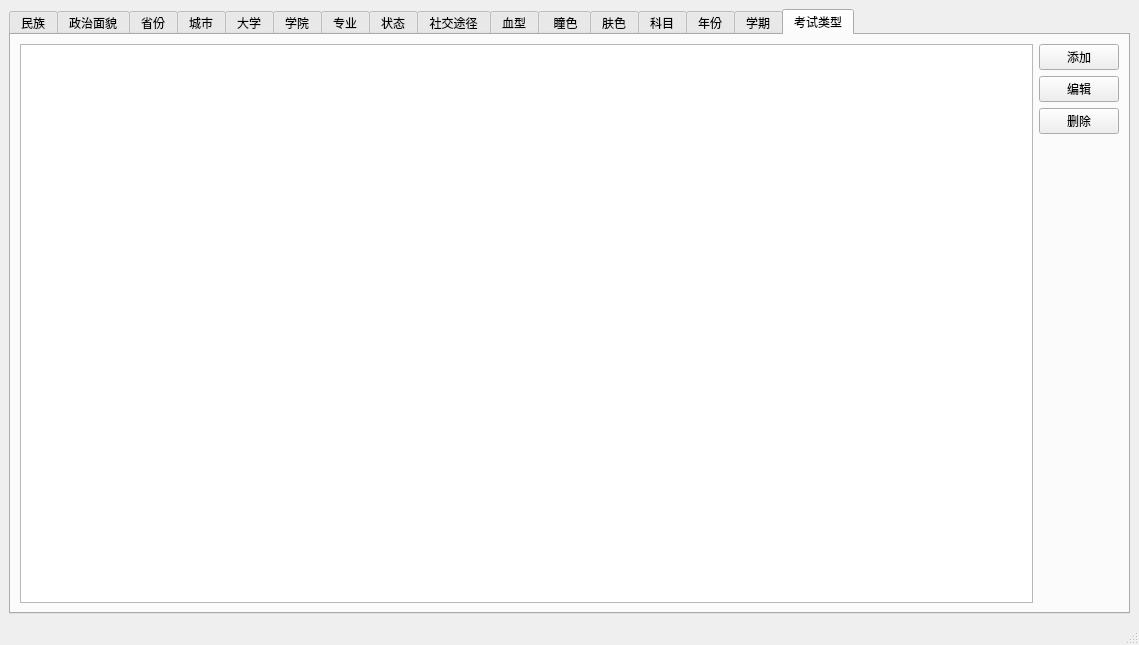
<?xml version="1.0" encoding="UTF-8"?>
<ui version="4.0">
 <class>DataDictionary</class>
 <widget class="QMainWindow" name="DataDictionary">
  <property name="geometry">
   <rect>
    <x>0</x>
    <y>0</y>
    <width>1139</width>
    <height>645</height>
   </rect>
  </property>
  <property name="windowTitle">
   <string>MainWindow</string>
  </property>
  <widget class="QWidget" name="centralwidget">
   <layout class="QHBoxLayout" name="horizontalLayout">
    <item>
     <widget class="QTabWidget" name="tabWidget">
      <property name="currentIndex">
       <number>15</number>
      </property>
      <widget class="QWidget" name="tab_17">
       <attribute name="title">
        <string>民族</string>
       </attribute>
       <layout class="QHBoxLayout" name="horizontalLayout_4">
        <item>
         <widget class="QListWidget" name="listWidget_nation"/>
        </item>
        <item>
         <layout class="QVBoxLayout" name="verticalLayout_3">
          <item>
           <widget class="QPushButton" name="pushButton_addNation">
            <property name="text">
             <string>添加</string>
            </property>
           </widget>
          </item>
          <item>
           <widget class="QPushButton" name="pushButton_editNation">
            <property name="text">
             <string>编辑</string>
            </property>
           </widget>
          </item>
          <item>
           <widget class="QPushButton" name="pushButton_deleteNation">
            <property name="text">
             <string>删除</string>
            </property>
           </widget>
          </item>
          <item>
           <spacer name="verticalSpacer_3">
            <property name="orientation">
             <enum>Qt::Vertical</enum>
            </property>
            <property name="sizeHint" stdset="0">
             <size>
              <width>20</width>
              <height>40</height>
             </size>
            </property>
           </spacer>
          </item>
         </layout>
        </item>
       </layout>
      </widget>
      <widget class="QWidget" name="tab_16">
       <attribute name="title">
        <string>政治面貌</string>
       </attribute>
       <layout class="QHBoxLayout" name="horizontalLayout_5">
        <item>
         <widget class="QListWidget" name="listWidget_political"/>
        </item>
        <item>
         <layout class="QVBoxLayout" name="verticalLayout_4">
          <item>
           <widget class="QPushButton" name="pushButton_addPolitical">
            <property name="text">
             <string>添加</string>
            </property>
           </widget>
          </item>
          <item>
           <widget class="QPushButton" name="pushButton_editPolitical">
            <property name="text">
             <string>编辑</string>
            </property>
           </widget>
          </item>
          <item>
           <widget class="QPushButton" name="pushButton_deletePolitical">
            <property name="text">
             <string>删除</string>
            </property>
           </widget>
          </item>
          <item>
           <spacer name="verticalSpacer_4">
            <property name="orientation">
             <enum>Qt::Vertical</enum>
            </property>
            <property name="sizeHint" stdset="0">
             <size>
              <width>20</width>
              <height>40</height>
             </size>
            </property>
           </spacer>
          </item>
         </layout>
        </item>
       </layout>
      </widget>
      <widget class="QWidget" name="tab">
       <attribute name="title">
        <string>省份</string>
       </attribute>
       <layout class="QHBoxLayout" name="horizontalLayout_2">
        <item>
         <widget class="QListWidget" name="listWidget_province"/>
        </item>
        <item>
         <layout class="QVBoxLayout" name="verticalLayout">
          <item>
           <widget class="QPushButton" name="pushButton_addProvince">
            <property name="text">
             <string>添加</string>
            </property>
           </widget>
          </item>
          <item>
           <widget class="QPushButton" name="pushButton_editProvince">
            <property name="text">
             <string>编辑</string>
            </property>
           </widget>
          </item>
          <item>
           <widget class="QPushButton" name="pushButton_deleteProvince">
            <property name="text">
             <string>删除</string>
            </property>
           </widget>
          </item>
          <item>
           <spacer name="verticalSpacer">
            <property name="orientation">
             <enum>Qt::Vertical</enum>
            </property>
            <property name="sizeHint" stdset="0">
             <size>
              <width>20</width>
              <height>40</height>
             </size>
            </property>
           </spacer>
          </item>
         </layout>
        </item>
       </layout>
      </widget>
      <widget class="QWidget" name="tab_2">
       <attribute name="title">
        <string>城市</string>
       </attribute>
       <layout class="QHBoxLayout" name="horizontalLayout_6">
        <item>
         <widget class="QListWidget" name="listWidget_city"/>
        </item>
        <item>
         <layout class="QVBoxLayout" name="verticalLayout_5">
          <item>
           <widget class="QPushButton" name="pushButton_addCity">
            <property name="text">
             <string>添加</string>
            </property>
           </widget>
          </item>
          <item>
           <widget class="QPushButton" name="pushButton_editCity">
            <property name="text">
             <string>编辑</string>
            </property>
           </widget>
          </item>
          <item>
           <widget class="QPushButton" name="pushButton_deleteCity">
            <property name="text">
             <string>删除</string>
            </property>
           </widget>
          </item>
          <item>
           <spacer name="verticalSpacer_5">
            <property name="orientation">
             <enum>Qt::Vertical</enum>
            </property>
            <property name="sizeHint" stdset="0">
             <size>
              <width>20</width>
              <height>40</height>
             </size>
            </property>
           </spacer>
          </item>
         </layout>
        </item>
       </layout>
      </widget>
      <widget class="QWidget" name="tab_3">
       <attribute name="title">
        <string>大学</string>
       </attribute>
       <layout class="QHBoxLayout" name="horizontalLayout_7">
        <item>
         <widget class="QListWidget" name="listWidget_university"/>
        </item>
        <item>
         <layout class="QVBoxLayout" name="verticalLayout_6">
          <item>
           <widget class="QPushButton" name="pushButton_addUniversity">
            <property name="text">
             <string>添加</string>
            </property>
           </widget>
          </item>
          <item>
           <widget class="QPushButton" name="pushButton_editUniversity">
            <property name="text">
             <string>编辑</string>
            </property>
           </widget>
          </item>
          <item>
           <widget class="QPushButton" name="pushButton_deleteUniversity">
            <property name="text">
             <string>删除</string>
            </property>
           </widget>
          </item>
          <item>
           <spacer name="verticalSpacer_6">
            <property name="orientation">
             <enum>Qt::Vertical</enum>
            </property>
            <property name="sizeHint" stdset="0">
             <size>
              <width>20</width>
              <height>40</height>
             </size>
            </property>
           </spacer>
          </item>
         </layout>
        </item>
       </layout>
      </widget>
      <widget class="QWidget" name="tab_4">
       <attribute name="title">
        <string>学院</string>
       </attribute>
       <layout class="QHBoxLayout" name="horizontalLayout_8">
        <item>
         <widget class="QListWidget" name="listWidget_college"/>
        </item>
        <item>
         <layout class="QVBoxLayout" name="verticalLayout_7">
          <item>
           <widget class="QPushButton" name="pushButton_addCollege">
            <property name="text">
             <string>添加</string>
            </property>
           </widget>
          </item>
          <item>
           <widget class="QPushButton" name="pushButton_editCollege">
            <property name="text">
             <string>编辑</string>
            </property>
           </widget>
          </item>
          <item>
           <widget class="QPushButton" name="pushButton_deleteCollege">
            <property name="text">
             <string>删除</string>
            </property>
           </widget>
          </item>
          <item>
           <spacer name="verticalSpacer_7">
            <property name="orientation">
             <enum>Qt::Vertical</enum>
            </property>
            <property name="sizeHint" stdset="0">
             <size>
              <width>20</width>
              <height>40</height>
             </size>
            </property>
           </spacer>
          </item>
         </layout>
        </item>
       </layout>
      </widget>
      <widget class="QWidget" name="tab_5">
       <attribute name="title">
        <string>专业</string>
       </attribute>
       <layout class="QHBoxLayout" name="horizontalLayout_9">
        <item>
         <widget class="QListWidget" name="listWidget_profession"/>
        </item>
        <item>
         <layout class="QVBoxLayout" name="verticalLayout_8">
          <item>
           <widget class="QPushButton" name="pushButton_addProfession">
            <property name="text">
             <string>添加</string>
            </property>
           </widget>
          </item>
          <item>
           <widget class="QPushButton" name="pushButton_editProfession">
            <property name="text">
             <string>编辑</string>
            </property>
           </widget>
          </item>
          <item>
           <widget class="QPushButton" name="pushButton_deleteProfession">
            <property name="text">
             <string>删除</string>
            </property>
           </widget>
          </item>
          <item>
           <spacer name="verticalSpacer_8">
            <property name="orientation">
             <enum>Qt::Vertical</enum>
            </property>
            <property name="sizeHint" stdset="0">
             <size>
              <width>20</width>
              <height>40</height>
             </size>
            </property>
           </spacer>
          </item>
         </layout>
        </item>
       </layout>
      </widget>
      <widget class="QWidget" name="tab_6">
       <attribute name="title">
        <string>状态</string>
       </attribute>
       <layout class="QHBoxLayout" name="horizontalLayout_10">
        <item>
         <widget class="QListWidget" name="listWidget_status"/>
        </item>
        <item>
         <layout class="QVBoxLayout" name="verticalLayout_9">
          <item>
           <widget class="QPushButton" name="pushButton_addStatus">
            <property name="text">
             <string>添加</string>
            </property>
           </widget>
          </item>
          <item>
           <widget class="QPushButton" name="pushButton_editStatus">
            <property name="text">
             <string>编辑</string>
            </property>
           </widget>
          </item>
          <item>
           <widget class="QPushButton" name="pushButton_deleteStatus">
            <property name="text">
             <string>删除</string>
            </property>
           </widget>
          </item>
          <item>
           <spacer name="verticalSpacer_9">
            <property name="orientation">
             <enum>Qt::Vertical</enum>
            </property>
            <property name="sizeHint" stdset="0">
             <size>
              <width>20</width>
              <height>40</height>
             </size>
            </property>
           </spacer>
          </item>
         </layout>
        </item>
       </layout>
      </widget>
      <widget class="QWidget" name="tab_7">
       <attribute name="title">
        <string>社交途径</string>
       </attribute>
       <layout class="QHBoxLayout" name="horizontalLayout_11">
        <item>
         <widget class="QListWidget" name="listWidget_socialStatus"/>
        </item>
        <item>
         <layout class="QVBoxLayout" name="verticalLayout_10">
          <item>
           <widget class="QPushButton" name="pushButton_addSocialStatus">
            <property name="text">
             <string>添加</string>
            </property>
           </widget>
          </item>
          <item>
           <widget class="QPushButton" name="pushButton_editSocialStatus">
            <property name="text">
             <string>编辑</string>
            </property>
           </widget>
          </item>
          <item>
           <widget class="QPushButton" name="pushButton_deleteSocialStatus">
            <property name="text">
             <string>删除</string>
            </property>
           </widget>
          </item>
          <item>
           <spacer name="verticalSpacer_10">
            <property name="orientation">
             <enum>Qt::Vertical</enum>
            </property>
            <property name="sizeHint" stdset="0">
             <size>
              <width>20</width>
              <height>40</height>
             </size>
            </property>
           </spacer>
          </item>
         </layout>
        </item>
       </layout>
      </widget>
      <widget class="QWidget" name="tab_8">
       <attribute name="title">
        <string>血型</string>
       </attribute>
       <layout class="QHBoxLayout" name="horizontalLayout_12">
        <item>
         <widget class="QListWidget" name="listWidget_blood"/>
        </item>
        <item>
         <layout class="QVBoxLayout" name="verticalLayout_11">
          <item>
           <widget class="QPushButton" name="pushButton_addBlood">
            <property name="text">
             <string>添加</string>
            </property>
           </widget>
          </item>
          <item>
           <widget class="QPushButton" name="pushButton_editBlood">
            <property name="text">
             <string>编辑</string>
            </property>
           </widget>
          </item>
          <item>
           <widget class="QPushButton" name="pushButton_deleteBlood">
            <property name="text">
             <string>删除</string>
            </property>
           </widget>
          </item>
          <item>
           <spacer name="verticalSpacer_11">
            <property name="orientation">
             <enum>Qt::Vertical</enum>
            </property>
            <property name="sizeHint" stdset="0">
             <size>
              <width>20</width>
              <height>40</height>
             </size>
            </property>
           </spacer>
          </item>
         </layout>
        </item>
       </layout>
      </widget>
      <widget class="QWidget" name="tab_9">
       <attribute name="title">
        <string> 瞳色</string>
       </attribute>
       <layout class="QHBoxLayout" name="horizontalLayout_13">
        <item>
         <widget class="QListWidget" name="listWidget_eye"/>
        </item>
        <item>
         <layout class="QVBoxLayout" name="verticalLayout_12">
          <item>
           <widget class="QPushButton" name="pushButton_addEye">
            <property name="text">
             <string>添加</string>
            </property>
           </widget>
          </item>
          <item>
           <widget class="QPushButton" name="pushButton_editEye">
            <property name="text">
             <string>编辑</string>
            </property>
           </widget>
          </item>
          <item>
           <widget class="QPushButton" name="pushButton_deleteEye">
            <property name="text">
             <string>删除</string>
            </property>
           </widget>
          </item>
          <item>
           <spacer name="verticalSpacer_12">
            <property name="orientation">
             <enum>Qt::Vertical</enum>
            </property>
            <property name="sizeHint" stdset="0">
             <size>
              <width>20</width>
              <height>40</height>
             </size>
            </property>
           </spacer>
          </item>
         </layout>
        </item>
       </layout>
      </widget>
      <widget class="QWidget" name="tab_10">
       <attribute name="title">
        <string>肤色</string>
       </attribute>
       <layout class="QHBoxLayout" name="horizontalLayout_14">
        <item>
         <widget class="QListWidget" name="listWidget_skin"/>
        </item>
        <item>
         <layout class="QVBoxLayout" name="verticalLayout_13">
          <item>
           <widget class="QPushButton" name="pushButton_addSkin">
            <property name="text">
             <string>添加</string>
            </property>
           </widget>
          </item>
          <item>
           <widget class="QPushButton" name="pushButton_editSkin">
            <property name="text">
             <string>编辑</string>
            </property>
           </widget>
          </item>
          <item>
           <widget class="QPushButton" name="pushButton_deleteSkin">
            <property name="text">
             <string>删除</string>
            </property>
           </widget>
          </item>
          <item>
           <spacer name="verticalSpacer_13">
            <property name="orientation">
             <enum>Qt::Vertical</enum>
            </property>
            <property name="sizeHint" stdset="0">
             <size>
              <width>20</width>
              <height>40</height>
             </size>
            </property>
           </spacer>
          </item>
         </layout>
        </item>
       </layout>
      </widget>
      <widget class="QWidget" name="tab_11">
       <attribute name="title">
        <string>科目</string>
       </attribute>
       <layout class="QHBoxLayout" name="horizontalLayout_3">
        <item>
         <widget class="QListWidget" name="listWidget_subject"/>
        </item>
        <item>
         <layout class="QVBoxLayout" name="verticalLayout_14">
          <item>
           <widget class="QPushButton" name="pushButton_addSubject">
            <property name="text">
             <string>添加</string>
            </property>
           </widget>
          </item>
          <item>
           <widget class="QPushButton" name="pushButton_editSubject">
            <property name="text">
             <string>编辑</string>
            </property>
           </widget>
          </item>
          <item>
           <widget class="QPushButton" name="pushButton_deleteSubject">
            <property name="text">
             <string>删除</string>
            </property>
           </widget>
          </item>
          <item>
           <spacer name="verticalSpacer_14">
            <property name="orientation">
             <enum>Qt::Vertical</enum>
            </property>
            <property name="sizeHint" stdset="0">
             <size>
              <width>20</width>
              <height>40</height>
             </size>
            </property>
           </spacer>
          </item>
         </layout>
        </item>
       </layout>
      </widget>
      <widget class="QWidget" name="tab_12">
       <attribute name="title">
        <string>年份</string>
       </attribute>
       <layout class="QHBoxLayout" name="horizontalLayout_15">
        <item>
         <widget class="QListWidget" name="listWidget_year"/>
        </item>
        <item>
         <layout class="QVBoxLayout" name="verticalLayout_15">
          <item>
           <widget class="QPushButton" name="pushButton_addYear">
            <property name="text">
             <string>添加</string>
            </property>
           </widget>
          </item>
          <item>
           <widget class="QPushButton" name="pushButton_editYear">
            <property name="text">
             <string>编辑</string>
            </property>
           </widget>
          </item>
          <item>
           <widget class="QPushButton" name="pushButton_deleteYear">
            <property name="text">
             <string>删除</string>
            </property>
           </widget>
          </item>
          <item>
           <spacer name="verticalSpacer_15">
            <property name="orientation">
             <enum>Qt::Vertical</enum>
            </property>
            <property name="sizeHint" stdset="0">
             <size>
              <width>20</width>
              <height>40</height>
             </size>
            </property>
           </spacer>
          </item>
         </layout>
        </item>
       </layout>
      </widget>
      <widget class="QWidget" name="tab_13">
       <attribute name="title">
        <string>学期</string>
       </attribute>
       <layout class="QHBoxLayout" name="horizontalLayout_16">
        <item>
         <widget class="QListWidget" name="listWidget_semester"/>
        </item>
        <item>
         <layout class="QVBoxLayout" name="verticalLayout_16">
          <item>
           <widget class="QPushButton" name="pushButton_addSemester">
            <property name="text">
             <string>添加</string>
            </property>
           </widget>
          </item>
          <item>
           <widget class="QPushButton" name="pushButton_editSemester">
            <property name="text">
             <string>编辑</string>
            </property>
           </widget>
          </item>
          <item>
           <widget class="QPushButton" name="pushButton_deleteSemester">
            <property name="text">
             <string>删除</string>
            </property>
           </widget>
          </item>
          <item>
           <spacer name="verticalSpacer_16">
            <property name="orientation">
             <enum>Qt::Vertical</enum>
            </property>
            <property name="sizeHint" stdset="0">
             <size>
              <width>20</width>
              <height>40</height>
             </size>
            </property>
           </spacer>
          </item>
         </layout>
        </item>
       </layout>
      </widget>
      <widget class="QWidget" name="tab_14">
       <attribute name="title">
        <string>考试类型</string>
       </attribute>
       <layout class="QHBoxLayout" name="horizontalLayout_17">
        <item>
         <widget class="QListWidget" name="listWidget_typeOfExam"/>
        </item>
        <item>
         <layout class="QVBoxLayout" name="verticalLayout_17">
          <item>
           <widget class="QPushButton" name="pushButton_addTypeOfExam">
            <property name="text">
             <string>添加</string>
            </property>
           </widget>
          </item>
          <item>
           <widget class="QPushButton" name="pushButton_editTypeOfExam">
            <property name="text">
             <string>编辑</string>
            </property>
           </widget>
          </item>
          <item>
           <widget class="QPushButton" name="pushButton_deleteTypeOfExam">
            <property name="text">
             <string>删除</string>
            </property>
           </widget>
          </item>
          <item>
           <spacer name="verticalSpacer_17">
            <property name="orientation">
             <enum>Qt::Vertical</enum>
            </property>
            <property name="sizeHint" stdset="0">
             <size>
              <width>20</width>
              <height>40</height>
             </size>
            </property>
           </spacer>
          </item>
         </layout>
        </item>
       </layout>
      </widget>
     </widget>
    </item>
   </layout>
  </widget>
  <widget class="QMenuBar" name="menubar">
   <property name="geometry">
    <rect>
     <x>0</x>
     <y>0</y>
     <width>1139</width>
     <height>26</height>
    </rect>
   </property>
  </widget>
  <widget class="QStatusBar" name="statusbar"/>
 </widget>
 <resources/>
 <connections/>
</ui>
